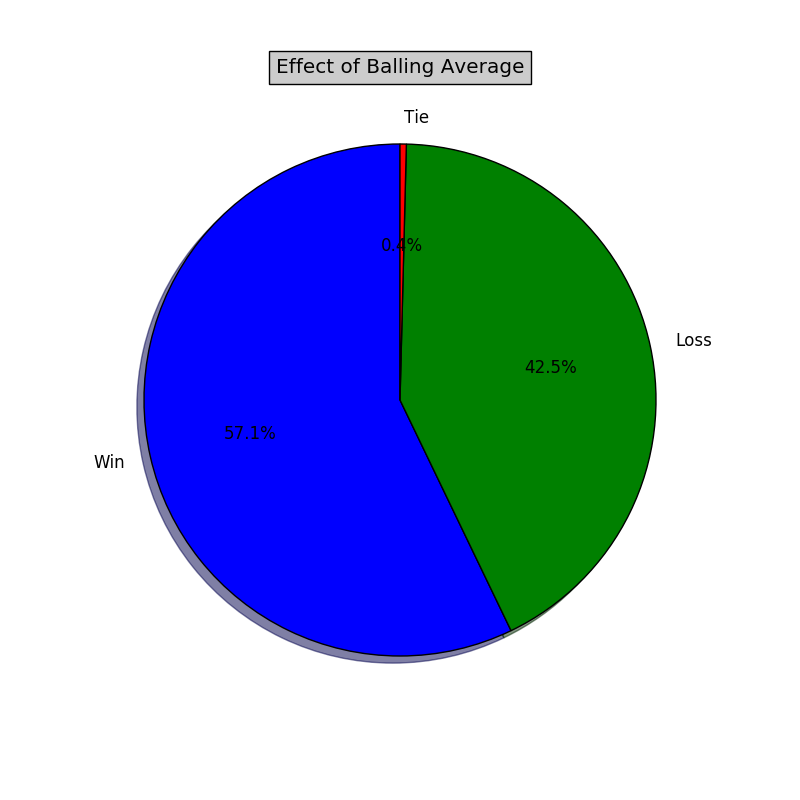

The Python source for this figure:
import csv
import pandas as pd
import numpy as nm
from pylab import*

folder = 'G:\\Google Drive\\Class file\Current\\Me\\Project300\\Data Analysis\\t20s_maleCSV\\'
# file_name = folder + teams + '.csv'

# if csv file column number changes, change this indexex according to the new csv file
decision_index = 6
toss_index = 18
winner_index = 22 #Something bad was happened for wrong indexing ................
team1_name_index = 15
team2_name_index = 16

balling_average_mixed_index = 2
team_name_mixed_index = 10

win = 0
loss = 0
tie = 0
team1_balling_average = 0
team2_balling_average = 0

#648
for value in range(1,505):

    global team1_balling_average
    global team2_balling_average

    filename = folder + str(value) + '.csv'
    file=open(filename, "r")
    reader = csv.reader(file)
    flag = 0
    for line in reader:
        if flag == 0:
            flag = 1
            continue
        decision=line[decision_index]
        toss=line[toss_index]
        winner=line[winner_index]
        team1_name = line[team1_name_index]
        team2_name = line[team2_name_index]
        break
    #print(decision,toss,winner)
    print(team1_name, team2_name)

    filename2 = folder + 'mixedCSV' + '.csv'
    file2=open(filename2, "r")
    reader2 = csv.reader(file2)
    flag = 0
    for line in reader2:
        if flag == 0:
            flag = 1
            continue

        if line[team_name_mixed_index] == team1_name:
            flag += 1
            print(line[balling_average_mixed_index] + '______________')
            team1_balling_average = float(line[balling_average_mixed_index])

        if line[team_name_mixed_index] == team2_name:
            flag += 1
            print(line[balling_average_mixed_index] + '______________')
            team2_balling_average = float(line[balling_average_mixed_index])

        if flag == 3:
            break

    print(team1_balling_average, team2_balling_average)
    print(winner)
    if(winner == 'tie'):
        tie = tie + 1
    elif winner == team1_name:
        if(team1_balling_average < team2_balling_average):
            win += 1
        else:
            loss += 1
    else:
        if(team1_balling_average > team2_balling_average):
            win += 1
        else:
            loss += 1

print(win,loss,tie)

figure(1, figsize=(8,8))
ax = axes([0.1,0.1,0.8,0.8])

x = (win/(win+loss+tie)) * 100
y = (loss/(win+loss+tie)) * 100
z = (tie/(win+loss+tie)) * 100
# The slices will be ordered and plotted counter-clockwise.
labels = 'Win', 'Loss', 'Tie'
fracs = [x , y , z ]
explode=(0, 0, 0)

pie(fracs, explode=explode, labels=labels,
                autopct='%1.1f%%', shadow=True, startangle=90)
                # The default startangle is 0, which would start
                # the Frogs slice on the x-axis.  With startangle=90,
                # everything is rotated counter-clockwise by 90 degrees,
                # so the plotting starts on the positive y-axis.

title('Effect of Balling Average', bbox={'facecolor':'0.8', 'pad':5})

show()
